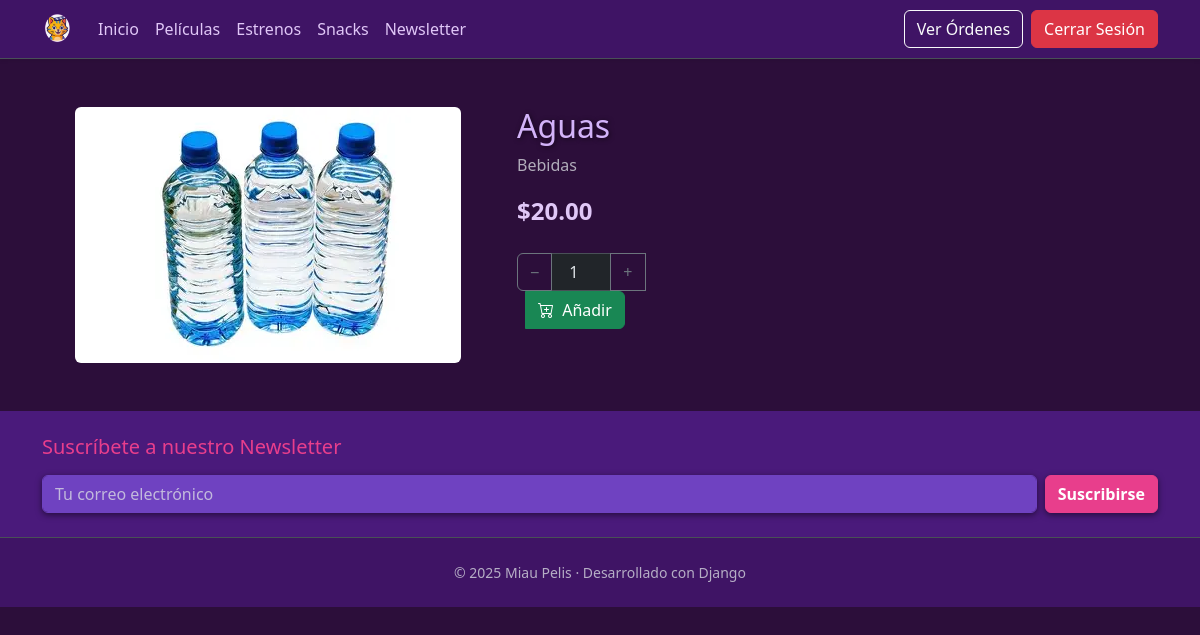
The app's page /snacks/5/ (signed in) with its own data.
### cinema/models.py (models this page shows, shortened)
class TimeStampedModel(models.Model):
    created = models.DateTimeField(auto_now_add=True)
    updated = models.DateTimeField(auto_now=True)
    class Meta:
        abstract = True
        ordering = ('-created',)

class SnackItem(TimeStampedModel):
    category      = models.ForeignKey(SnackCategory, on_delete=models.PROTECT, related_name='items')
    name          = models.CharField(max_length=100)
    description   = models.TextField(blank=True)
    price         = models.DecimalField(max_digits=6, decimal_places=2)
    image         = models.ImageField(upload_to='snacks/', blank=True)
    is_available  = models.BooleanField(default=True)

class SnackCategory(models.Model):
    name = models.CharField(max_length=80)

### cinema/views.py (the view, shortened to what this page needs)
# urls.py: path("snacks/<int:pk>/", SnackDetailView.as_view(), name="snack_detail"),
class SnackDetailView(LoginRequiredMixin, DetailView):
   model = SnackItem
   template_name = "snack_detail.html"
   context_object_name = "snack"
   login_url = 'login'

### cinema/templates/snack_detail.html (shortened to what this page needs)
{% extends "baseHome.html" %}
{% load static %}
{% block content %}
 <div class="row gy-4">
   <div class="col-md-5 text-center">
     {% if snack.image %}
       <img src="{{ snack.image.url }}" class="img-fluid rounded" alt="{{ snack.name }}">
     {% else %}
       <img src="{% static 'img/no-snack.svg' %}"
            class="img-fluid rounded"
            alt="Sin imagen">
     {% endif %}
   </div>
   <div class="col-md-7">
     <h2>{{ snack.name }}</h2>
     <p class="text-muted">{{ snack.category.name }}</p>
     <p class="fs-4 fw-bold mb-4">${{ snack.price }}</p>
     <form method="post">
       <div class="input-group mb-3" style="max-width:160px;">
         <button type="button" class="btn btn-outline-secondary"
                 onclick="this.nextElementSibling.stepDown()">
           &minus;
         </button>
         <input type="number"
                name="qty"
                value="1"
                min="1"
                class="form-control text-center"
                style="max-width:60px;">
         <button type="button" class="btn btn-outline-secondary"
                 onclick="this.previousElementSibling.stepUp()">
           &#43;
         </button>
         <button class="btn btn-success ms-2">
           <i class="bi bi-cart-plus me-1"></i>
           Añadir
         </button>
       </div>
     </form>
   </div>
 </div>
{% endblock %}

### static/css/site.css (style rules this page uses)
body { background-color: #2c0e3a; color: #e0c7f7; font-family: 'Segoe UI', Tahoma, Geneva, Verdana, sans-serif; }
h1, h2, h3, .display-3 { color: #d3b3f9; text-shadow: 1px 1px 5px rgba(0, 0, 0, 0.6); }

### records on screen
SnackItem: image (picture), name "Aguas", category.name "Bebidas", price "20.00"
